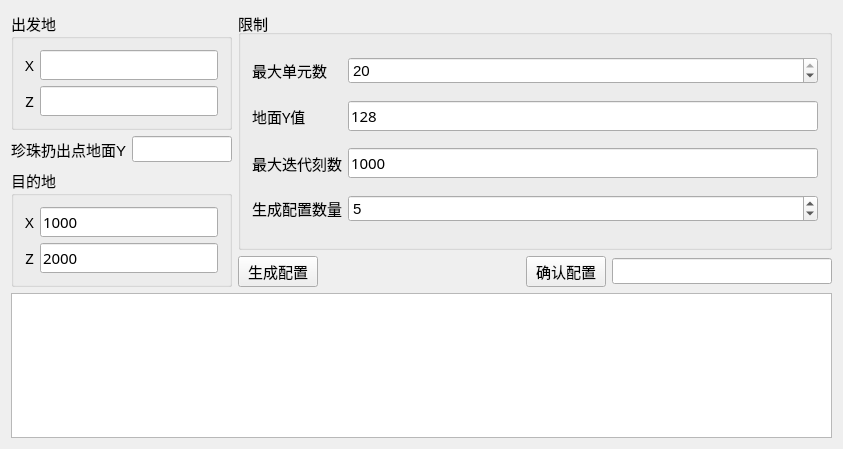
<?xml version="1.0" encoding="UTF-8"?>
<ui version="4.0">
 <class>SettingGenerator</class>
 <widget class="QWidget" name="SettingGenerator">
  <property name="geometry">
   <rect>
    <x>0</x>
    <y>0</y>
    <width>843</width>
    <height>449</height>
   </rect>
  </property>
  <property name="windowTitle">
   <string>SettingGenerator</string>
  </property>
  <property name="windowIcon">
   <iconset resource="PearlCannonHelper.qrc">
    <normaloff>:/PearlCannonHelper/gear.ico</normaloff>:/PearlCannonHelper/gear.ico</iconset>
  </property>
  <layout class="QVBoxLayout" name="verticalLayout_2">
   <item>
    <layout class="QHBoxLayout" name="horizontalLayout_2">
     <item>
      <layout class="QVBoxLayout" name="verticalLayout">
       <item>
        <widget class="QGroupBox" name="groupBox_3">
         <property name="font">
          <font>
           <family>宋体</family>
           <pointsize>11</pointsize>
          </font>
         </property>
         <property name="title">
          <string>出发地</string>
         </property>
         <layout class="QGridLayout" name="gridLayout_2">
          <item row="1" column="0">
           <widget class="QLabel" name="posZLabel_2">
            <property name="sizePolicy">
             <sizepolicy hsizetype="Fixed" vsizetype="Preferred">
              <horstretch>0</horstretch>
              <verstretch>0</verstretch>
             </sizepolicy>
            </property>
            <property name="font">
             <font>
              <family>宋体</family>
              <pointsize>11</pointsize>
             </font>
            </property>
            <property name="text">
             <string>Z</string>
            </property>
            <property name="alignment">
             <set>Qt::AlignRight|Qt::AlignTrailing|Qt::AlignVCenter</set>
            </property>
           </widget>
          </item>
          <item row="0" column="0">
           <widget class="QLabel" name="posXLabel_2">
            <property name="sizePolicy">
             <sizepolicy hsizetype="Fixed" vsizetype="Preferred">
              <horstretch>0</horstretch>
              <verstretch>0</verstretch>
             </sizepolicy>
            </property>
            <property name="font">
             <font>
              <family>宋体</family>
              <pointsize>11</pointsize>
             </font>
            </property>
            <property name="text">
             <string>X</string>
            </property>
            <property name="alignment">
             <set>Qt::AlignRight|Qt::AlignTrailing|Qt::AlignVCenter</set>
            </property>
           </widget>
          </item>
          <item row="0" column="1" colspan="2">
           <widget class="QLineEdit" name="srcXLineEdit">
            <property name="sizePolicy">
             <sizepolicy hsizetype="Minimum" vsizetype="Fixed">
              <horstretch>0</horstretch>
              <verstretch>0</verstretch>
             </sizepolicy>
            </property>
            <property name="font">
             <font>
              <family>宋体</family>
              <pointsize>11</pointsize>
             </font>
            </property>
            <property name="text">
             <string/>
            </property>
            <property name="readOnly">
             <bool>false</bool>
            </property>
           </widget>
          </item>
          <item row="1" column="1" colspan="2">
           <widget class="QLineEdit" name="srcZLineEdit">
            <property name="sizePolicy">
             <sizepolicy hsizetype="Minimum" vsizetype="Fixed">
              <horstretch>0</horstretch>
              <verstretch>0</verstretch>
             </sizepolicy>
            </property>
            <property name="font">
             <font>
              <family>宋体</family>
              <pointsize>11</pointsize>
             </font>
            </property>
            <property name="text">
             <string/>
            </property>
            <property name="readOnly">
             <bool>false</bool>
            </property>
           </widget>
          </item>
         </layout>
        </widget>
       </item>
       <item>
        <layout class="QHBoxLayout" name="horizontalLayout_4">
         <item>
          <widget class="QLabel" name="label_2">
           <property name="font">
            <font>
             <pointsize>11</pointsize>
            </font>
           </property>
           <property name="text">
            <string>珍珠扔出点地面Y</string>
           </property>
          </widget>
         </item>
         <item>
          <widget class="QLineEdit" name="floorYLineEdit">
           <property name="sizePolicy">
            <sizepolicy hsizetype="Minimum" vsizetype="Fixed">
             <horstretch>0</horstretch>
             <verstretch>0</verstretch>
            </sizepolicy>
           </property>
           <property name="minimumSize">
            <size>
             <width>0</width>
             <height>0</height>
            </size>
           </property>
           <property name="maximumSize">
            <size>
             <width>100</width>
             <height>16777215</height>
            </size>
           </property>
           <property name="font">
            <font>
             <pointsize>11</pointsize>
            </font>
           </property>
          </widget>
         </item>
        </layout>
       </item>
       <item>
        <widget class="QGroupBox" name="groupBox">
         <property name="font">
          <font>
           <family>宋体</family>
           <pointsize>11</pointsize>
          </font>
         </property>
         <property name="title">
          <string>目的地</string>
         </property>
         <layout class="QGridLayout" name="gridLayout">
          <item row="1" column="0">
           <widget class="QLabel" name="posZLabel">
            <property name="sizePolicy">
             <sizepolicy hsizetype="Fixed" vsizetype="Preferred">
              <horstretch>0</horstretch>
              <verstretch>0</verstretch>
             </sizepolicy>
            </property>
            <property name="font">
             <font>
              <family>宋体</family>
              <pointsize>11</pointsize>
             </font>
            </property>
            <property name="text">
             <string>Z</string>
            </property>
            <property name="alignment">
             <set>Qt::AlignRight|Qt::AlignTrailing|Qt::AlignVCenter</set>
            </property>
           </widget>
          </item>
          <item row="0" column="1" colspan="2">
           <widget class="QLineEdit" name="dstXLineEdit">
            <property name="sizePolicy">
             <sizepolicy hsizetype="Minimum" vsizetype="Fixed">
              <horstretch>0</horstretch>
              <verstretch>0</verstretch>
             </sizepolicy>
            </property>
            <property name="font">
             <font>
              <family>宋体</family>
              <pointsize>11</pointsize>
             </font>
            </property>
            <property name="text">
             <string>1000</string>
            </property>
           </widget>
          </item>
          <item row="0" column="0">
           <widget class="QLabel" name="posXLabel">
            <property name="sizePolicy">
             <sizepolicy hsizetype="Fixed" vsizetype="Preferred">
              <horstretch>0</horstretch>
              <verstretch>0</verstretch>
             </sizepolicy>
            </property>
            <property name="font">
             <font>
              <family>宋体</family>
              <pointsize>11</pointsize>
             </font>
            </property>
            <property name="text">
             <string>X</string>
            </property>
            <property name="alignment">
             <set>Qt::AlignRight|Qt::AlignTrailing|Qt::AlignVCenter</set>
            </property>
           </widget>
          </item>
          <item row="1" column="1" colspan="2">
           <widget class="QLineEdit" name="dstZLineEdit">
            <property name="sizePolicy">
             <sizepolicy hsizetype="Minimum" vsizetype="Fixed">
              <horstretch>0</horstretch>
              <verstretch>0</verstretch>
             </sizepolicy>
            </property>
            <property name="font">
             <font>
              <family>宋体</family>
              <pointsize>11</pointsize>
             </font>
            </property>
            <property name="text">
             <string>2000</string>
            </property>
           </widget>
          </item>
         </layout>
        </widget>
       </item>
      </layout>
     </item>
     <item>
      <layout class="QVBoxLayout" name="verticalLayout_3">
       <item>
        <widget class="QGroupBox" name="groupBox_2">
         <property name="font">
          <font>
           <pointsize>11</pointsize>
          </font>
         </property>
         <property name="title">
          <string>限制</string>
         </property>
         <layout class="QHBoxLayout" name="horizontalLayout_3">
          <item>
           <layout class="QGridLayout" name="gridLayout_3">
            <item row="0" column="0">
             <widget class="QLabel" name="maxUnitLabel">
              <property name="sizePolicy">
               <sizepolicy hsizetype="Fixed" vsizetype="Preferred">
                <horstretch>0</horstretch>
                <verstretch>0</verstretch>
               </sizepolicy>
              </property>
              <property name="font">
               <font>
                <family>宋体</family>
                <pointsize>11</pointsize>
               </font>
              </property>
              <property name="text">
               <string>最大单元数</string>
              </property>
              <property name="alignment">
               <set>Qt::AlignRight|Qt::AlignTrailing|Qt::AlignVCenter</set>
              </property>
             </widget>
            </item>
            <item row="0" column="1">
             <widget class="QSpinBox" name="maxUnitSpinBox">
              <property name="maximum">
               <number>20</number>
              </property>
              <property name="value">
               <number>20</number>
              </property>
             </widget>
            </item>
            <item row="1" column="0">
             <widget class="QLabel" name="groundYLabel">
              <property name="font">
               <font>
                <family>宋体</family>
                <pointsize>11</pointsize>
               </font>
              </property>
              <property name="text">
               <string>地面Y值</string>
              </property>
             </widget>
            </item>
            <item row="1" column="1">
             <widget class="QLineEdit" name="groundYLineEdit">
              <property name="font">
               <font>
                <family>宋体</family>
                <pointsize>11</pointsize>
               </font>
              </property>
              <property name="text">
               <string>128</string>
              </property>
             </widget>
            </item>
            <item row="2" column="0">
             <widget class="QLabel" name="maxTickLabel">
              <property name="font">
               <font>
                <family>宋体</family>
                <pointsize>11</pointsize>
               </font>
              </property>
              <property name="text">
               <string>最大迭代刻数</string>
              </property>
             </widget>
            </item>
            <item row="2" column="1">
             <widget class="QLineEdit" name="maxTickLineEdit">
              <property name="font">
               <font>
                <family>宋体</family>
                <pointsize>11</pointsize>
               </font>
              </property>
              <property name="text">
               <string>1000</string>
              </property>
             </widget>
            </item>
            <item row="3" column="0">
             <widget class="QLabel" name="label">
              <property name="text">
               <string>生成配置数量</string>
              </property>
             </widget>
            </item>
            <item row="3" column="1">
             <widget class="QSpinBox" name="settingAmountSpinBox">
              <property name="sizePolicy">
               <sizepolicy hsizetype="Expanding" vsizetype="Fixed">
                <horstretch>0</horstretch>
                <verstretch>0</verstretch>
               </sizepolicy>
              </property>
              <property name="minimum">
               <number>1</number>
              </property>
              <property name="maximum">
               <number>20</number>
              </property>
              <property name="value">
               <number>5</number>
              </property>
             </widget>
            </item>
           </layout>
          </item>
         </layout>
        </widget>
       </item>
       <item>
        <layout class="QHBoxLayout" name="horizontalLayout">
         <item>
          <widget class="QPushButton" name="genPushButton">
           <property name="font">
            <font>
             <pointsize>11</pointsize>
            </font>
           </property>
           <property name="text">
            <string>生成配置</string>
           </property>
          </widget>
         </item>
         <item>
          <spacer name="horizontalSpacer">
           <property name="orientation">
            <enum>Qt::Horizontal</enum>
           </property>
           <property name="sizeHint" stdset="0">
            <size>
             <width>40</width>
             <height>20</height>
            </size>
           </property>
          </spacer>
         </item>
         <item>
          <widget class="QPushButton" name="setPushButton">
           <property name="font">
            <font>
             <pointsize>11</pointsize>
            </font>
           </property>
           <property name="text">
            <string>确认配置</string>
           </property>
          </widget>
         </item>
         <item>
          <widget class="QLineEdit" name="chosenSettingLineEdit">
           <property name="sizePolicy">
            <sizepolicy hsizetype="Fixed" vsizetype="Fixed">
             <horstretch>0</horstretch>
             <verstretch>0</verstretch>
            </sizepolicy>
           </property>
           <property name="minimumSize">
            <size>
             <width>220</width>
             <height>0</height>
            </size>
           </property>
           <property name="font">
            <font>
             <pointsize>11</pointsize>
            </font>
           </property>
          </widget>
         </item>
        </layout>
       </item>
      </layout>
     </item>
    </layout>
   </item>
   <item>
    <widget class="QTableView" name="outputTableView">
     <property name="font">
      <font>
       <pointsize>11</pointsize>
      </font>
     </property>
    </widget>
   </item>
  </layout>
 </widget>
 <layoutdefault spacing="6" margin="11"/>
 <resources>
  <include location="PearlCannonHelper.qrc"/>
 </resources>
 <connections/>
</ui>
